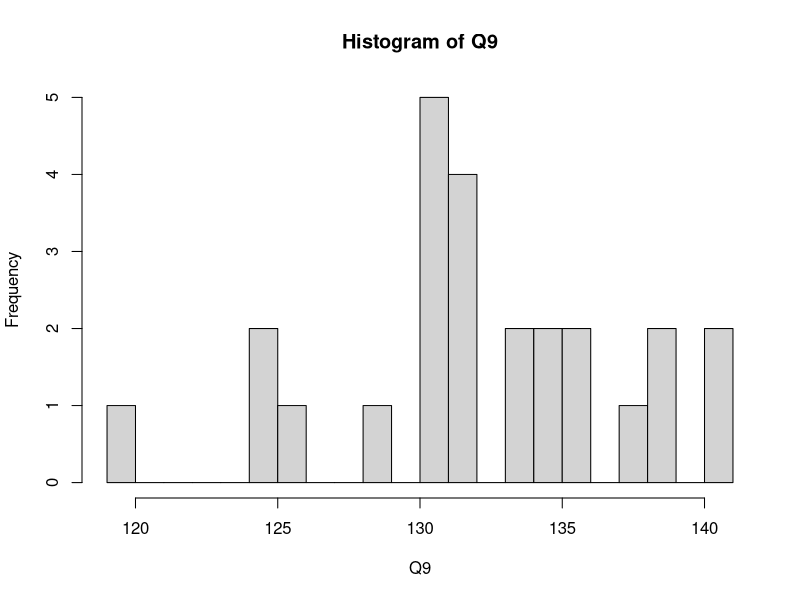
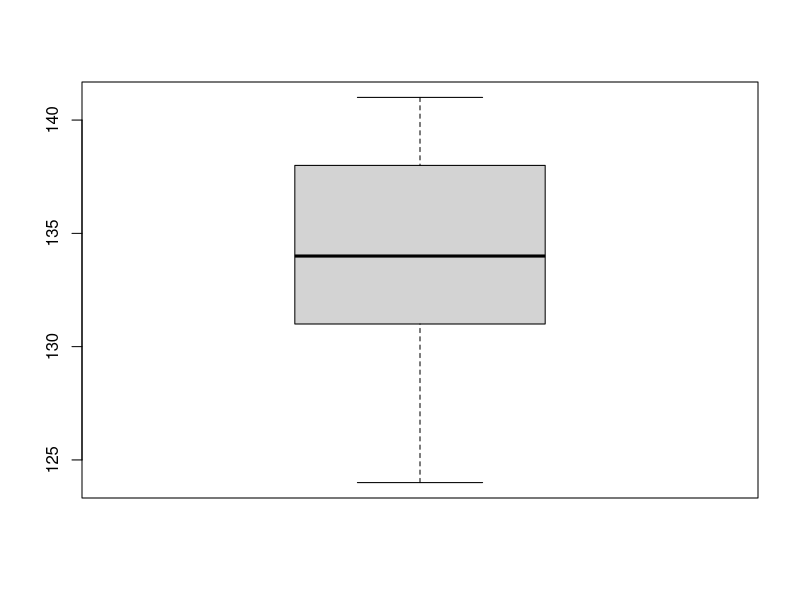
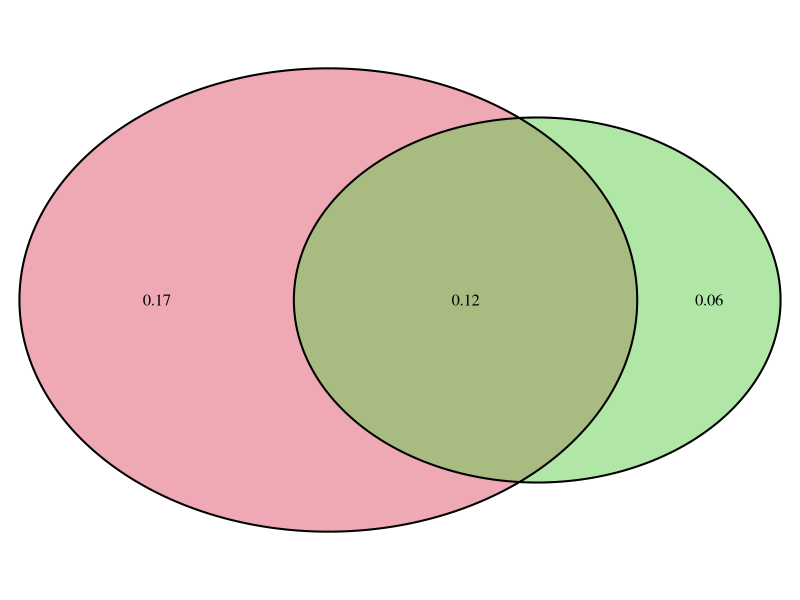

Generate these figures, in order, with R:
## ---- chunk 1
knitr::opts_chunk$set(echo = TRUE)
library(grid)
library(VennDiagram)
## ---- chunk 2
Q2 <- c(4.84,5.53,5.33,4.49,5.07,4.80,5.26,5.72,5.25)
Q2ans <- round(mean(Q2), 2)
Q2ans
## ---- chunk 3
Q3 <- c(4.65,4.24,4.72,5.00,4.13,5.23)
Q3ans <- round(sd(Q3), 2)
Q3ans
## ---- chunk 4
Q4 <- c(4.80,4.12,5.05,4.10,5.49,5.78,5.57,5.45,4.89,5.07)
Q4ans <- round(median(Q4), 2)
Q4ans
## ---- chunk 5
Q9 <- c(131, 136, 132, 135, 141, 131, 125, 131, 119, 136, 138, 139, 125, 131, 134, 129, 134, 126, 132, 141, 131, 135, 132, 139, 132)
hist(Q9, breaks=16)
## ---- chunk 6
Q10 <- c(126, 135, 134, 128, 130, 138, 128, 127, 131, 124, 141, 141, 135, 133, 131, 140, 139, 140, 138, 132, 134, 135, 133, 136, 134)
boxplot(Q10)
## ---- chunk 7
Q12 <- c(125, 131, 119, 136, 138, 139, 125, 131, 134, 129, 134, 126, 132, 141, 131, 135, 132, 139, 132)
summary(Q12)
## ---- chunk 8
Q13 <- c(27.1, 38.5, 35.2, 21.0, 24.5, 36.3, 25.7, 32.3, 29.7, 37.8)
summary(Q13)
## ---- chunk 9
a <- 0.23
not_a <- 1 - a
not_a
## ---- chunk 10
a <- 0.27
b <- 0.33
ab <- 0.09
o <- 1 - (a + b + ab)
round(o^4, 3)
## ---- chunk 11
d <- 0.41
c <- 0.27
cd <- 0.15
dog_only <- d - cd
dog_only
## ---- chunk 12
grid.newpage()
draw.pairwise.venn(area1=0.29, area2=0.18, cross.area=0.12, fill = 2:3)
## ---- chunk 13
round(pnorm(41.7, 46, 3) * 100, 1)
## ---- chunk 14
upper <- pnorm(34.7, 35, 2)
upper
lower <- pnorm(31.3, 35, 2)
lower
interval <- upper - lower
round(interval * 100, 1)
## ---- chunk 15
round(qnorm(0.10, 100, 15))
## ---- chunk 16
round(dbinom(6, size=6, prob=0.52), 3)
## ---- chunk 17
round(dbinom(4, size=7, prob=0.15), 3)
## ---- chunk 18
round(dbinom(4, size=6, prob=0.72) + dbinom(3, size=6, prob=0.72), 3)
## ---- chunk 19
1 - (dbinom(0, size=6, prob=0.8) + dbinom(1, size=6, prob=0.8))
## ---- chunk 20
np <- 130 * 0.81
round(np, 0)
## ---- chunk 21
n <- 110
p <- 0.73
q <- 1 - p
round(sqrt(n*p*q), 2)
## ---- chunk 22
n <- 160
p <- 0.89
q <- 1 - p
sd = sqrt(n*p*q)
testVal <- 150
mean <- n * p
round(1 - pnorm(testVal, mean, sd), 3)
## ---- chunk 23
round(abs(qnorm(0.05/2)), 2)
## ---- chunk 24
p <- 66/80
round(qnorm(p, lower.tail=TRUE), 2)
## ---- chunk 25
round(2*pnorm(2.31, lower.tail=FALSE), 4)
## ---- chunk 26
prop.test(x=c(70,42), n=c(90, 90), alternative="two.sided", correct=FALSE)
## ---- chunk 27
prop.test(x=c(865,509), n=c(3154, 2016), alternative="two.sided", correct=FALSE)
## ---- chunk 28
prop.test(x=c(62,39), n=c(88,76), alternative="two.sided", correct=FALSE)
## ---- chunk 29
smarties <- c(16, 10, 16, 16, 16, 16, 12, 18)
chisq.test(smarties)
## ---- chunk 30
age <- c(37,28,24,11)
chisq.test(age, p=c(.35,.32,.22,.11))
## ---- chunk 31
  sample1 <- qt(p=0.10/2, df=10, lower.tail=FALSE)
  print(round(sample1, 2))
## ---- chunk 32
  sample2 <- qt(p=0.02/2, df=14, lower.tail=FALSE)
  print(round(sample2, 2))
## ---- chunk 33
  confidence <- matrix(c(6,10,8,6,5,4,3,8,5,8,12,9,6,7,5,4,9,5,2,2,1,0,2,1,1,1,0),ncol=3,byrow=FALSE)
  rownames(confidence) <- c("One","Two","Three","Four","Five","Six","Seven","Eight","Nine")
  colnames(confidence) <- c("Before","After","Difference")
  knitr::kable(confidence)
## ---- chunk 34
  height <- matrix(c(173.0,180.0,160.0,178.0,180.0,152.0,165.0,162.0,137.0,160.0,168.0,183.0,172.5,177.5,164.8,173.5,178.6,153.9,163.8,170.2,141.2,188.5,165.1,179.8),ncol=2,byrow=FALSE)
  colnames(height) <- c("Reported","Mesured")
  knitr::kable(height)
## ---- chunk 35
  Pair1 <- 11
  Pair2 <- 13
  df <- Pair1 + Pair2 - 2
  print(df)
